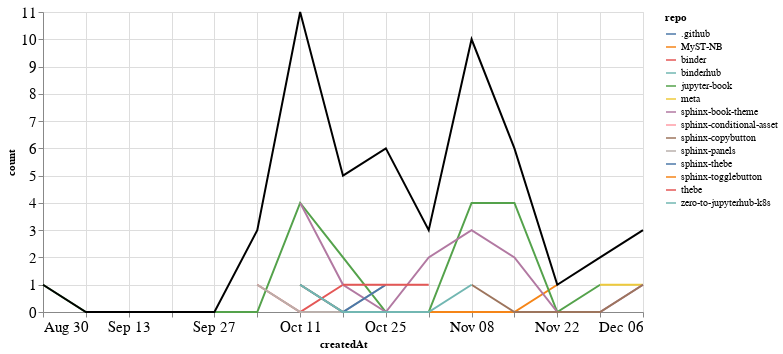

Source (notebook cell):
### Markdown cell above
### PRs

### Code cell
prs_time = prs.groupby('repo').resample('W', on='createdAt').count()['author'].reset_index()
prs_time = prs_time.rename(columns={'author': 'count'})
prs_time_total = prs_time.groupby('createdAt').agg({"count": "sum"}).reset_index()

ch1 = alt.Chart(prs_time, width=600).mark_line().encode(
    x='createdAt',
    y='count',
    color='repo',
    tooltip="repo"
)

ch2 = alt.Chart(prs_time_total, width=600).mark_line(color="black").encode(
    x='createdAt',
    y='count',
)

ch1 + ch2

### Figure 1 — Vega-Lite specification as saved in the notebook (floating-point values rounded to 4 significant figures)
{"config": {"axisLeft": {"labelFontSize": 15}, "axisBottom": {"labelFontSize": 15}}, "layer": [{"data": {"name": "data-e492baa15fa96843877cda235d0a9c2b"}, "mark": "line", "encoding": {"color": {"type": "nominal", "field": "repo"}, "tooltip": {"type": "nominal", "field": "repo"}, "x": {"type": "temporal", "field": "createdAt"}, "y": {"type": "quantitative", "field": "count"}}, "width": 600}, {"data": {"name": "data-898df5992e566a662ec5e09b1f1c836e"}, "mark": {"type": "line", "color": "black"}, "encoding": {"x": {"type": "temporal", "field": "createdAt"}, "y": {"type": "quantitative", "field": "count"}}, "width": 600}], "$schema": "https://vega.github.io/schema/vega-lite/v4.8.1.json", "datasets": {"data-e492baa15fa96843877cda235d0a9c2b": [{"repo": ".github", "createdAt": "2020-11-08T00:00:00", "count": 1}, {"repo": "MyST-NB", "createdAt": "2020-10-11T00:00:00", "count": 1}, {"repo": "MyST-NB", "createdAt": "2020-10-18T00:00:00", "count": 0}, {"repo": "MyST-NB", "createdAt": "2020-10-25T00:00:00", "count": 0}, {"repo": "MyST-NB", "createdAt": "2020-11-01T00:00:00", "count": 0}, {"repo": "MyST-NB", "createdAt": "2020-11-08T00:00:00", "count": 0}, {"repo": "MyST-NB", "createdAt": "2020-11-15T00:00:00", "count": 0}, {"repo": "MyST-NB", "createdAt": "2020-11-22T00:00:00", "count": 1}, {"repo": "binder", "createdAt": "2020-10-04T00:00:00", "count": 1}, {"repo": "binder", "createdAt": "2020-10-11T00:00:00", "count": 0}, {"repo": "binder", "createdAt": "2020-10-18T00:00:00", "count": 1}, {"repo": "binderhub", "createdAt": "2020-10-04T00:00:00", "count": 1}, {"repo": "jupyter-book", "createdAt": "2020-08-30T00:00:00", "count": 1}, {"repo": "jupyter-book", "createdAt": "2020-09-06T00:00:00", "count": 0}, {"repo": "jupyter-book", "createdAt": "2020-09-13T00:00:00", "count": 0}, {"repo": "jupyter-book", "createdAt": "2020-09-20T00:00:00", "count": 0}, {"repo": "jupyter-book", "createdAt": "2020-09-27T00:00:00", "count": 0}, {"repo": "jupyter-book", "createdAt": "2020-10-04T00:00:00", "count": 0}, {"repo": "jupyter-book", "createdAt": "2020-10-11T00:00:00", "count": 4}, {"repo": "jupyter-book", "createdAt": "2020-10-18T00:00:00", "count": 2}, {"repo": "jupyter-book", "createdAt": "2020-10-25T00:00:00", "count": 0}, {"repo": "jupyter-book", "createdAt": "2020-11-01T00:00:00", "count": 0}, {"repo": "jupyter-book", "createdAt": "2020-11-08T00:00:00", "count": 4}, {"repo": "jupyter-book", "createdAt": "2020-11-15T00:00:00", "count": 4}, {"repo": "jupyter-book", "createdAt": "2020-11-22T00:00:00", "count": 0}, {"repo": "jupyter-book", "createdAt": "2020-11-29T00:00:00", "count": 1}, {"repo": "meta", "createdAt": "2020-11-29T00:00:00", "count": 1}, {"repo": "meta", "createdAt": "2020-12-06T00:00:00", "count": 1}, {"repo": "sphinx-book-theme", "createdAt": "2020-10-11T00:00:00", "count": 4}, {"repo": "sphinx-book-theme", "createdAt": "2020-10-18T00:00:00", "count": 1}, {"repo": "sphinx-book-theme", "createdAt": "2020-10-25T00:00:00", "count": 0}, {"repo": "sphinx-book-theme", "createdAt": "2020-11-01T00:00:00", "count": 2}, {"repo": "sphinx-book-theme", "createdAt": "2020-11-08T00:00:00", "count": 3}, {"repo": "sphinx-book-theme", "createdAt": "2020-11-15T00:00:00", "count": 2}, {"repo": "sphinx-book-theme", "createdAt": "2020-11-22T00:00:00", "count": 0}, {"repo": "sphinx-book-theme", "createdAt": "2020-11-29T00:00:00", "count": 0}, {"repo": "sphinx-book-theme", "createdAt": "2020-12-06T00:00:00", "count": 1}, {"repo": "sphinx-conditional-asset", "createdAt": "2020-10-25T00:00:00", "count": 2}, {"repo": "sphinx-copybutton", "createdAt": "2020-11-08T00:00:00", "count": 1}, {"repo": "sphinx-copybutton", "createdAt": "2020-11-15T00:00:00", "count": 0}, {"repo": "sphinx-copybutton", "createdAt": "2020-11-22T00:00:00", "count": 0}, {"repo": "sphinx-copybutton", "createdAt": "2020-11-29T00:00:00", "count": 0}, {"repo": "sphinx-copybutton", "createdAt": "2020-12-06T00:00:00", "count": 1}, {"repo": "sphinx-panels", "createdAt": "2020-10-04T00:00:00", "count": 1}, {"repo": "sphinx-panels", "createdAt": "2020-10-11T00:00:00", "count": 0}, {"repo": "sphinx-panels", "createdAt": "2020-10-18T00:00:00", "count": 0}, {"repo": "sphinx-panels", "createdAt": "2020-10-25T00:00:00", "count": 1}, {"repo": "sphinx-thebe", "createdAt": "2020-10-11T00:00:00", "count": 1}, {"repo": "sphinx-thebe", "createdAt": "2020-10-18T00:00:00", "count": 0}, {"repo": "sphinx-thebe", "createdAt": "2020-10-25T00:00:00", "count": 1}, {"repo": "sphinx-togglebutton", "createdAt": "2020-10-25T00:00:00", "count": 1}, {"repo": "thebe", "createdAt": "2020-10-18T00:00:00", "count": 1}, {"repo": "thebe", "createdAt": "2020-10-25T00:00:00", "count": 1}, {"repo": "thebe", "createdAt": "2020-11-01T00:00:00", "count": 1}, {"repo": "zero-to-jupyterhub-k8s", "createdAt": "2020-10-11T00:00:00", "count": 1}, {"repo": "zero-to-jupyterhub-k8s", "createdAt": "2020-10-18T00:00:00", "count": 0}, {"repo": "zero-to-jupyterhub-k8s", "createdAt": "2020-10-25T00:00:00", "count": 0}, {"repo": "zero-to-jupyterhub-k8s", "createdAt": "2020-11-01T00:00:00", "count": 0}, {"repo": "zero-to-jupyterhub-k8s", "createdAt": "2020-11-08T00:00:00", "count": 1}], "data-898df5992e566a662ec5e09b1f1c836e": [{"createdAt": "2020-08-30T00:00:00", "count": 1}, {"createdAt": "2020-09-06T00:00:00", "count": 0}, {"createdAt": "2020-09-13T00:00:00", "count": 0}, {"createdAt": "2020-09-20T00:00:00", "count": 0}, {"createdAt": "2020-09-27T00:00:00", "count": 0}, {"createdAt": "2020-10-04T00:00:00", "count": 3}, {"createdAt": "2020-10-11T00:00:00", "count": 11}, {"createdAt": "2020-10-18T00:00:00", "count": 5}, {"createdAt": "2020-10-25T00:00:00", "count": 6}, {"createdAt": "2020-11-01T00:00:00", "count": 3}, {"createdAt": "2020-11-08T00:00:00", "count": 10}, {"createdAt": "2020-11-15T00:00:00", "count": 6}, {"createdAt": "2020-11-22T00:00:00", "count": 1}, {"createdAt": "2020-11-29T00:00:00", "count": 2}, {"createdAt": "2020-12-06T00:00:00", "count": 3}]}}
